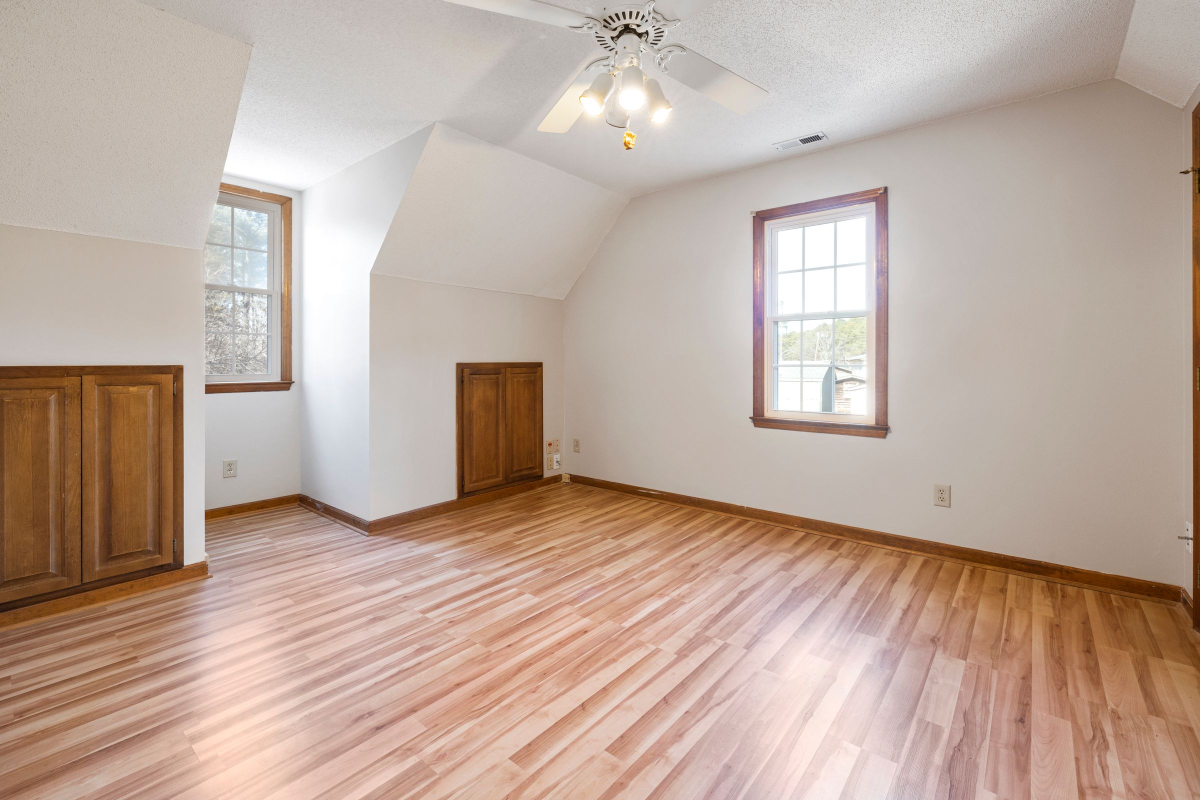
#> input picture assets/backgrounds/raw/apartment/mariana-402/interior-room.jpg, 2400 x 1600 px (shown at 1/2 size)
$ python -i build_mariana_402_scene_assets.py   (imports and definitions only)
#> lines starting #> are read from the running program, lines starting #| are printed output that depends on the picture
"""
Gera o fundo de interior da cena 402 (1920×1080). A porta é asset local (porta-angelim-solida-fri-13.webp).

Fonte interior: assets/manifest/mariana-402-scenes.json
"""
from __future__ import annotations

import json
import urllib.request
from pathlib import Path

from PIL import Image, ImageEnhance

ROOT = Path(__file__).resolve().parents[2]
MANIFEST = ROOT / "assets/manifest/mariana-402-scenes.json"
CACHE = ROOT / "assets/backgrounds/raw/apartment/mariana-402"
OUT_DIR = ROOT / "public/assets/scenes/apartment"
INTERIOR_OUT = OUT_DIR / "mariana-402-interior-phone.jpg"

TARGET_W, TARGET_H = 1920, 1080


def download(url: str, dest: Path) -> None:
    dest.parent.mkdir(parents=True, exist_ok=True)
    req = urllib.request.Request(url, headers={"User-Agent": "Saturnus-asset-builder/1.0"})
    with urllib.request.urlopen(req, timeout=120) as resp:
        dest.write_bytes(resp.read())


def cover(img: Image.Image, tw: int, th: int) -> Image.Image:
    w, h = img.size
    scale = max(tw / w, th / h)
    nw, nh = int(w * scale), int(h * scale)
    img = img.resize((nw, nh), Image.Resampling.LANCZOS)
    left = (nw - tw) // 2
    top = (nh - th) // 2
    return img.crop((left, top, left + tw, top + th))


def build_interior(room_path: Path) -> None:
    img = Image.open(room_path).convert("RGB")
#> img is the input picture: PIL image 2400x1600 RGB; mean R, G, B 189.8, 169.3, 157
    w, h = img.size
#> w = 2400; h = 1600
    img = img.crop((0, int(h * 0.38), w, int(h * 0.95)))
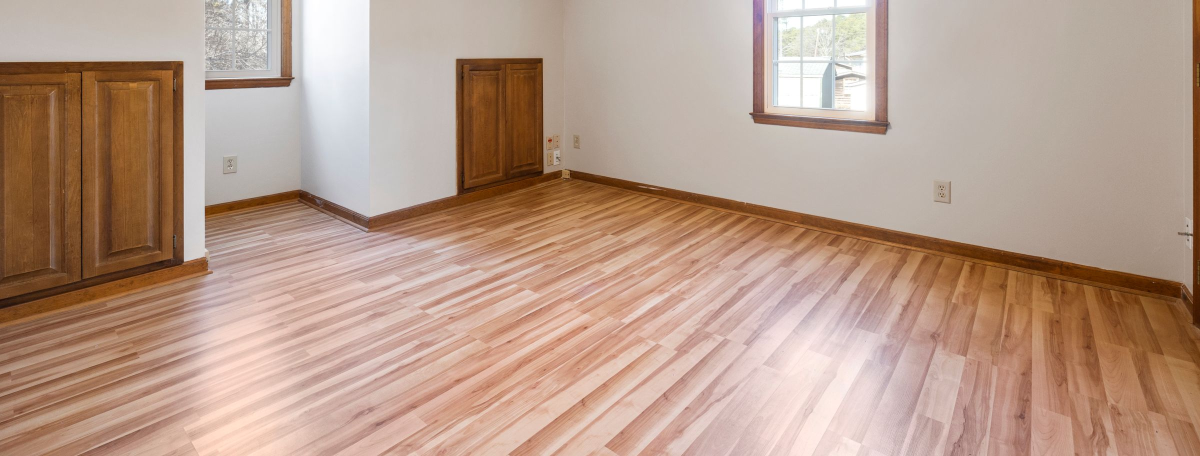
#> img: PIL image 2400x912 RGB (shown at 1/2 size); mean R, G, B 184, 156.1, 139.6
    img = cover(img, TARGET_W, TARGET_H)
#> in cover, `return img.crop((left, top, left + tw, top + th))`:
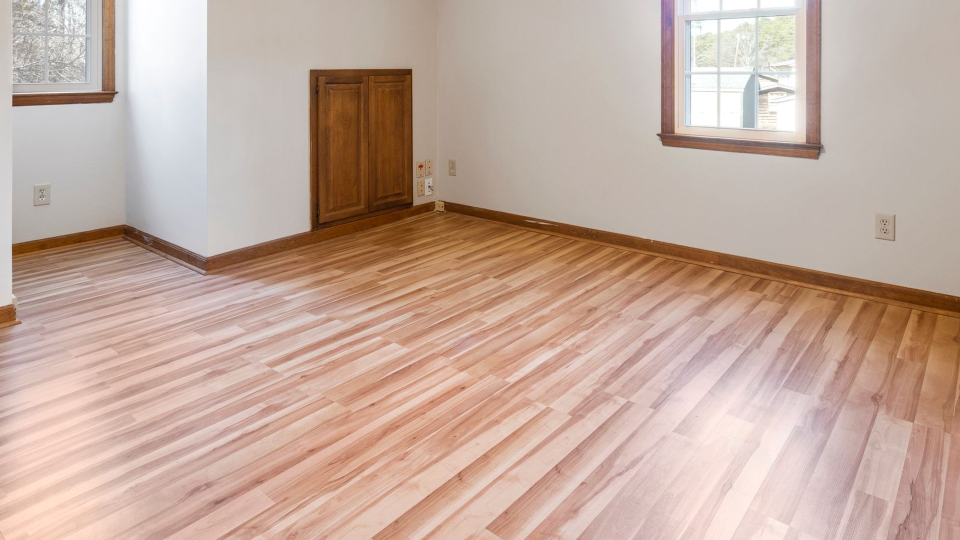
#> returned value: PIL image 1920x1080 RGB (shown at 1/2 size); mean R, G, B 195.8, 170.9, 158.3
    img = ImageEnhance.Brightness(img).enhance(0.62)
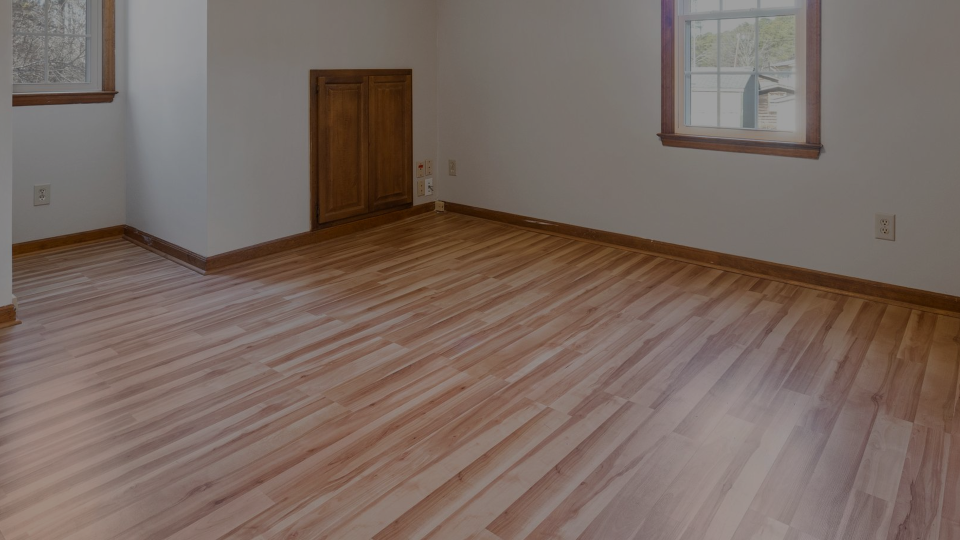
#> img: PIL image 1920x1080 RGB (shown at 1/2 size); mean R, G, B 120.9, 105.4, 97.6
    img = ImageEnhance.Contrast(img).enhance(1.04)
    img = ImageEnhance.Color(img).enhance(0.9)
    OUT_DIR.mkdir(parents=True, exist_ok=True)
    img.save(INTERIOR_OUT, quality=93, optimize=True)


def main() -> None:
    entries = json.loads(MANIFEST.read_text(encoding="utf-8"))
    by_id = {e["id"]: e for e in entries}
    room_cache = CACHE / "interior-room.jpg"
    download(by_id["mariana-402-interior-reserve"]["url"], room_cache)
    build_interior(room_cache)
    print(INTERIOR_OUT.relative_to(ROOT))


# [2 lines not run here, left out]

>>> result = build_interior('../../assets/backgrounds/raw/apartment/mariana-402/interior-room.jpg')
